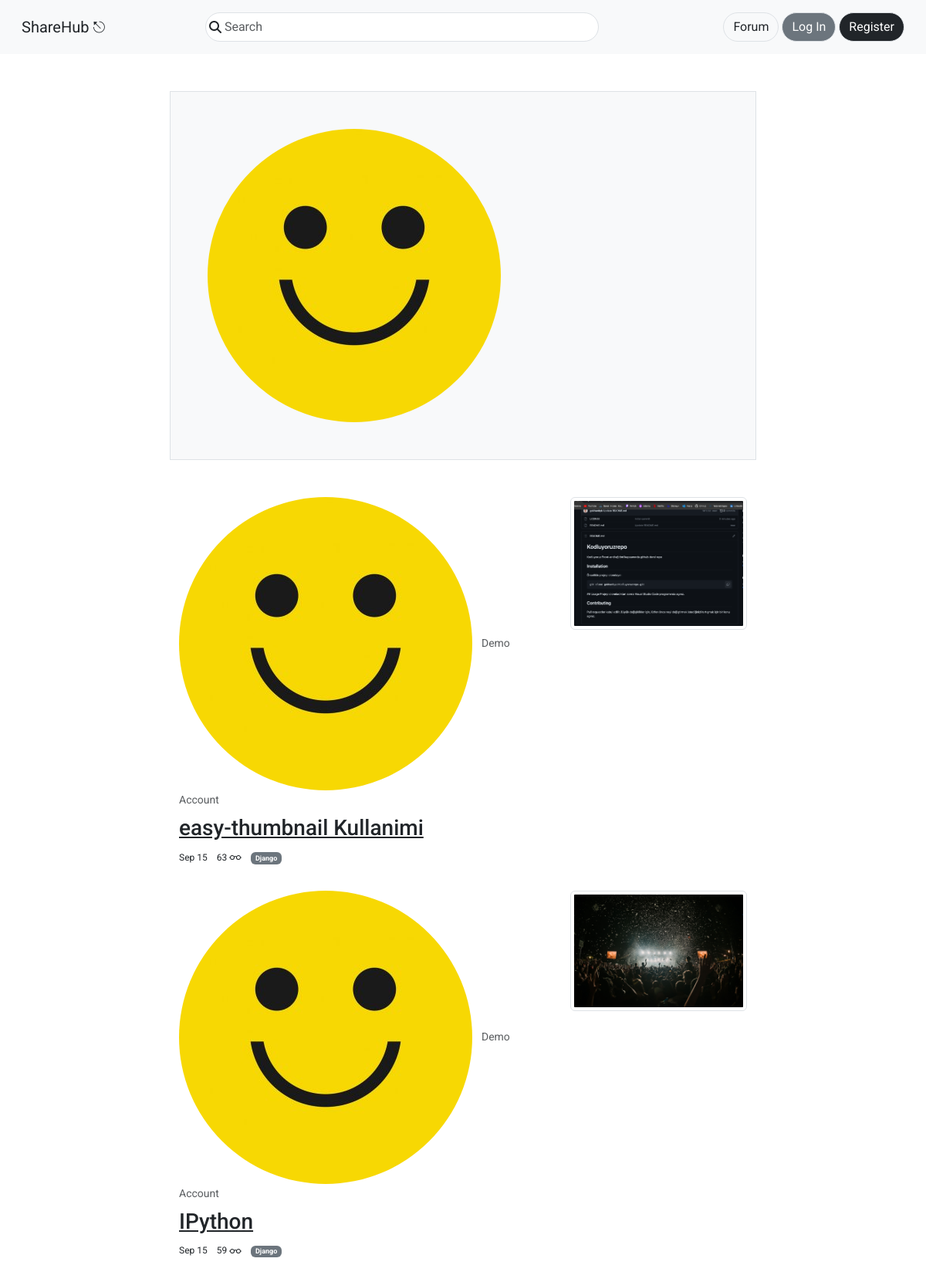
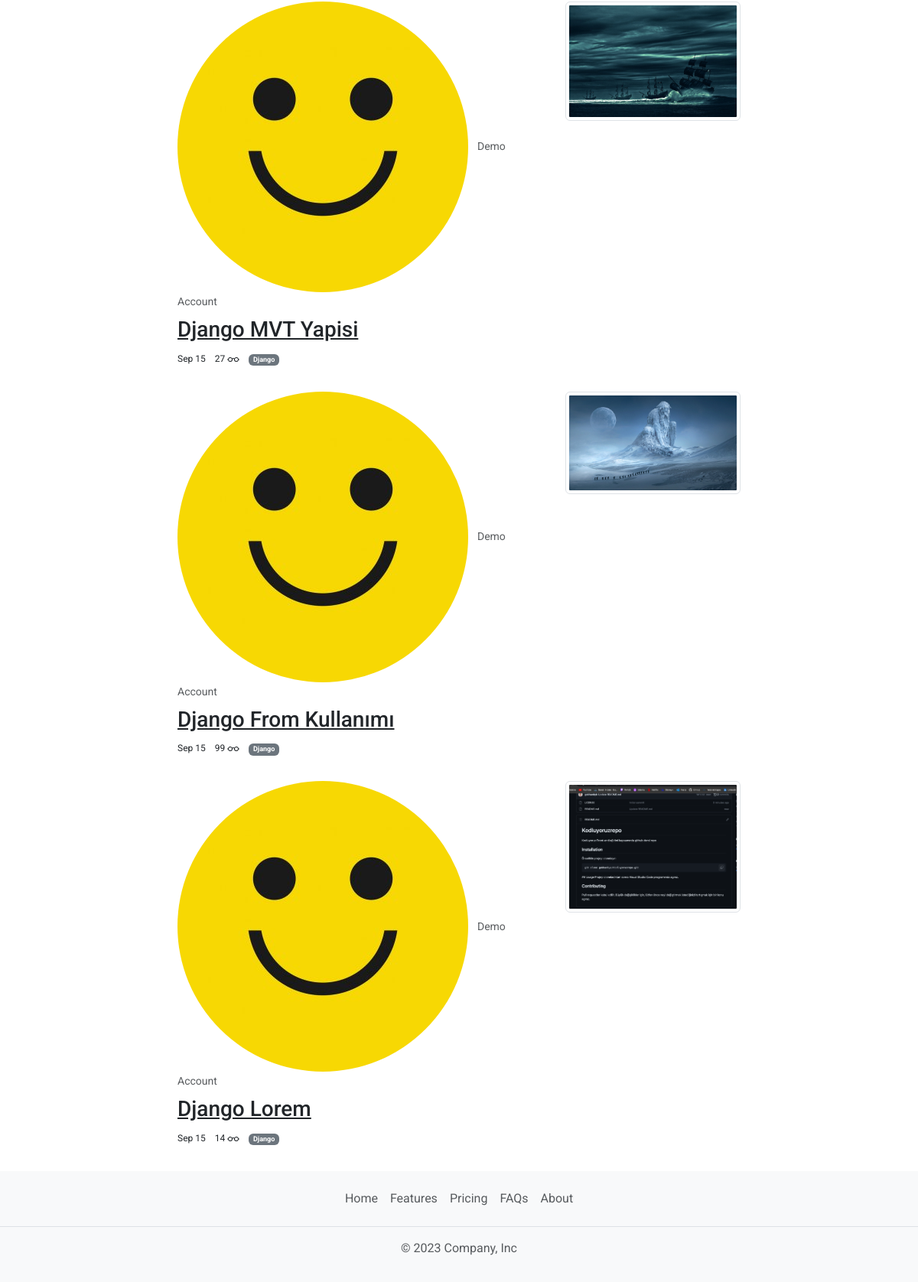
The app's page /read/demo-account/ with its own data (2 pictures, top to bottom).
### user/models.py (models this page shows, shortened)
class Profile(models.Model):
    user = models.OneToOneField(User, on_delete=models.CASCADE)
    avatar = models.ImageField(upload_to='avatar')
    instagram = models.CharField(max_length=200)
    info = tinymce_models.HTMLField(blank=True, null=True)
    slug = models.SlugField(max_length=200)
    def get_absolute_url(self):
        return reverse(
            'read:all_posts_view',
            kwargs= {
                "user_slug": self.slug,
            }
        )

### blog/models.py (models this page shows, shortened)
class CommonModel(models.Model):
    title = models.CharField(max_length=200)
    slug = AutoSlugField(populate_from = 'title', unique=True)
    is_active = models.BooleanField(default=False)
    created_at = models.DateTimeField(auto_now_add=True)
    updated_ad = models.DateTimeField(auto_now=True)
    class Meta:
        abstract = True
        ordering = ('title', )

class BlogPost(CommonModel):
    user = models.ForeignKey(User, on_delete=models.CASCADE)
    category = models.ForeignKey(Category, on_delete=models.SET_NULL, null=True)
    tag = models.ManyToManyField(Tag)
    cover_image = models.ImageField(upload_to="post")
    content = tinymce_models.HTMLField(blank=True, null=True)
    view_count = models.PositiveBigIntegerField(default=0)
    class Meta:
        ordering = ('-created_at', )
    def get_absolute_url(self):
        return reverse(
            'read:post_detail_view',
            kwargs={
                'user_slug': self.user.profile.slug,
                'post_slug': self.slug,
            }
        )

class Category(CommonModel):
    def __str__(self):
        return self.title
    def get_absolute_url(self):
        return reverse(
            "blog:category_view",
            kwargs={
                "category_slug": self.slug
            }
        )

### read/views.py (the view, shortened to what this page needs)
# urls.py: path('<slug:user_slug>/', all_posts_view, name='all_posts_view'),
def all_posts_view(request, user_slug):
    profile = get_object_or_404(Profile, slug = user_slug)
    context = dict(
        profile = profile,
        posts = BlogPost.objects.filter(user = profile.user, is_active=True),
    )
    return render(request, 'read/all_posts.html', context)

### read/templates/read/all_posts.html (shortened to what this page needs)
{% extends "core/base.html" %}
{% load thumbnail %}
{% load static %}
{% block content %}
<div class="container">
    <div class="row">
        <div class="col-sm-8 offset-sm-2 mt-5 bg-light border p-5 d-flex justify-content-evenly align-items-center">
            <div>
                <a href="{{ profile.get_absolute_url }}" class="text-decoration-none text-muted">
                {% if profile.avatar|thumbnail_url:'avatar2x' %}
                <img src="{{ profile.avatar|thumbnail_url:'avatar2x' }}" class="rounded-circle" alt="">
                {% else %}
                <img src="{% static "./img/default_user.jpeg" %}" class="rounded-circle m-1" alt="" width="60" height="60">
                {% endif %}
                </a>
            </div>
        </div>
        <div class="col-sm-8 offset-sm-2 mt-5">
            {% for post in posts %}
                {% include "components/post.html" %}
            {% endfor %}
        </div>
    </div>
</div>
{% endblock content %}

### blog/templates/components/post.html (shortened to what this page needs)
{% load thumbnail %}
{% load static %}
<article class="row mb-3">
    <div class="col-sm-8">
        <div>
            <a href="{{ post.user.profile.get_absolute_url }}" class="text-decoration-none text-muted">
            {% if post.user.profile.avatar|thumbnail_url:'avatar' %}
                <img src="{{ post.user.profile.avatar|thumbnail_url:'avatar' }}" class="rounded-circle" alt="">
            {% else %}
                <img src="{% static "./img/default_user.jpeg" %}" class="rounded-circle" alt="" width="32" height="32">
            {% endif %}
            <small class="ms-2">{{ post.user.get_full_name }}</small>
            </a>
        </div>
        <h3 class="mt-2 MB-1">
            <a href="{{ post.get_absolute_url }}" class="text-dark">{{ post.title }}</a>
        </h3>
        <ul class="list-inline">
            <li class="list-inline-item fs-12">{{ post.created_at|date:"M d"}}</li>
            <li class="list-inline-item fs-12">
                {{ post.view_count }}
            </li>
            <li class="list-inline-item fs-12">
                <a href="{{ post.category.get_absolute_url }}">
                    <span class="badge bg-secondary">
                        {{ post.category }}
                    </span>
                </a>
            </li>
        </ul>
    </div>
    <div class="col-sm-4">
        <img src="{{ post.cover_image|thumbnail_url:'thumbnail' }}" alt="" class="w-100 img-thumbnail">
    </div>
</article>

### static_files/css/style.css (style rules this page uses)
* { font-family: 'Roboto', sans-serif; }
.fs-12 { font-size: 12px; }
.bi { cursor: pointer; }

### records on screen
Profile: avatar|thumbnail_url (picture)
BlogPost: user.profile.avatar|thumbnail_url (picture), user.get_full_name "Demo Account", title "easy-thumbnail Kullanimi", created_at "Sep 15", view_count "63", category "Django", cover_image|thumbnail_url (picture)
BlogPost: user.profile.avatar|thumbnail_url (picture), user.get_full_name "Demo Account", title "IPython", created_at "Sep 15", view_count "59", category "Django", cover_image|thumbnail_url (picture)
BlogPost: user.profile.avatar|thumbnail_url (picture), user.get_full_name "Demo Account", title "Django MVT Yapisi", created_at "Sep 15", view_count "27", category "Django", cover_image|thumbnail_url (picture)
BlogPost: user.profile.avatar|thumbnail_url (picture), user.get_full_name "Demo Account", title "Django From Kullanımı", created_at "Sep 15", view_count "99", category "Django", cover_image|thumbnail_url (picture)
BlogPost: user.profile.avatar|thumbnail_url (picture), user.get_full_name "Demo Account", title "Django Lorem", created_at "Sep 15", view_count "14", category "Django", cover_image|thumbnail_url (picture)
